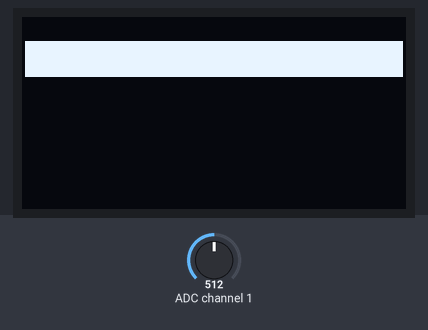
Bench run of a program on a simulated Raspberry Pi (BCM pin numbers). Shown: 128×64 one-colour display. The inputs (shaded band) are chosen by the test bench; at power-on: ADC channel 1 = 512 (analog values on the 0–1023 scale). Threads take turns every 2 ms; library files of the repository ran but are not shown: mcp3008.py.

Above: at 1.3 s.
1.4 s: ADC channel 1 set to 716
3.0 s: ADC channel 1 set to 306
At 5.8 s:
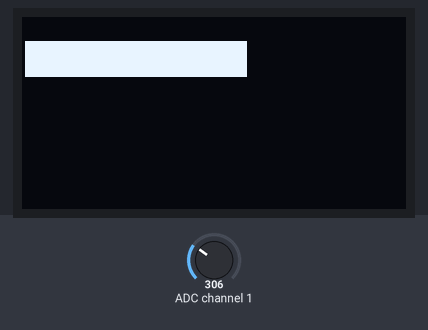
6.0 s: ADC channel 1 set to 122
At 7.8 s:
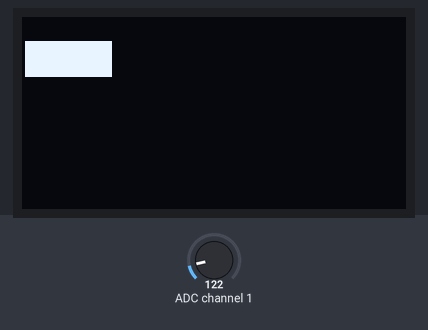
Timing chart, 0 to 9.3 s (numbered marks = the images above; inputs shaded):
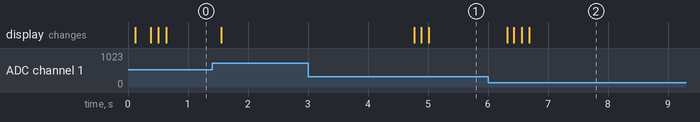

The program:

expand_with_pot_threads.py
```python
import time

import Adafruit_GPIO.I2C as I2C
import Adafruit_SSD1306
from mcp3008 import MCP3008
from threading import Thread
import time
from PIL import Image
from PIL import ImageDraw
from PIL import ImageFont
import sys

global sensval
sensval=0

class readSensors:
    def __init__(self):
        self._running = True

    def terminate(self):
        self._running = False

    def run(self):
        global sensval
        while self._running:
            #time.sleep(5) #Five second delay
            value = adc.read( channel = 1 ) #
            vals.append(value)
            del vals[0]
            sensval = sum(vals)/readings
            #print("THREAD:", sensval)


# Raspberry Pi pin configuration:
RST = None     # on the PiOLED this pin isnt used

# 128x64 display with hardware I2C:
disp = Adafruit_SSD1306.SSD1306_128_64(rst=RST)

# Note you can change the I2C address by passing an i2c_address parameter like:
disp = Adafruit_SSD1306.SSD1306_128_64(rst=RST, i2c_address=0x3C)


# Initialize library.
disp.begin()

# Clear display.
disp.clear()
disp.display()

# Create blank image for drawing.
# Make sure to create image with mode '1' for 1-bit color.
width = disp.width
height = disp.height
image = Image.new('1', (width, height))

# Get drawing object to draw on image.
draw = ImageDraw.Draw(image)
x = 0

#Number of values to average over
readings = 50
vals = []
for i in range(readings):
    vals.append(i)

# Load default font.
font = ImageFont.load_default()

#initiate ADC
adc = MCP3008()

 #Create Class
Sensor = readSensors()
#Create Thread
SensorThread = Thread(target=Sensor.run)
#Start Thread
SensorThread.start()

while True:
    try:
        x=(sensval/1023.0)*(width-1)
        # Draw a black filled box to clear the image.
        draw.rectangle((0,0,width,height), outline=0, fill=0)
        draw.rectangle((0,20,x*2,height/8-1), outline=0, fill=1)

        # Display image.
        disp.image(image)
        disp.display()
        #time.sleep(.1)
    except KeyboardInterrupt as e:
        sys.exit(e)
        SensorThread.terminate()
```

Measured:
- after the input at 3.0 s, the display: first changes after 1.8 s (image 1 shows a later state)
- after the input at 6.0 s, the display: first changes after 0.32 s (image 2 shows a later state)
